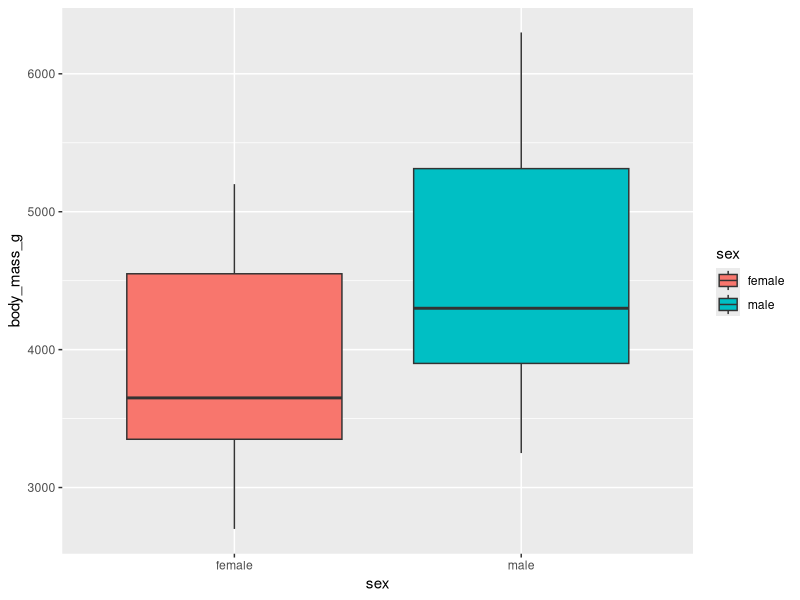
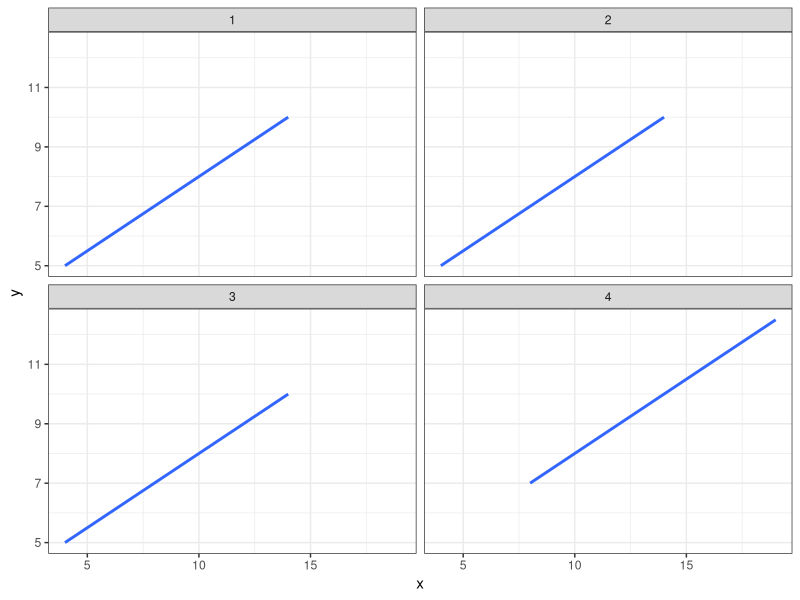
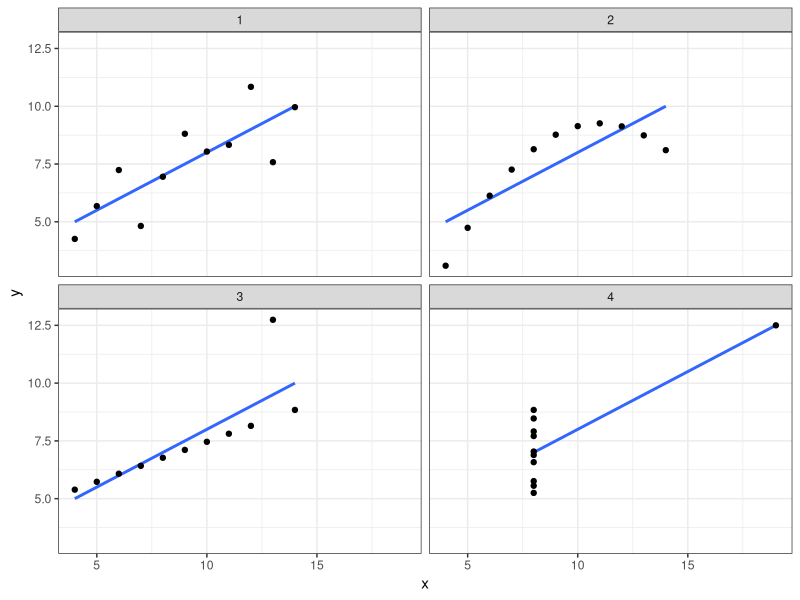
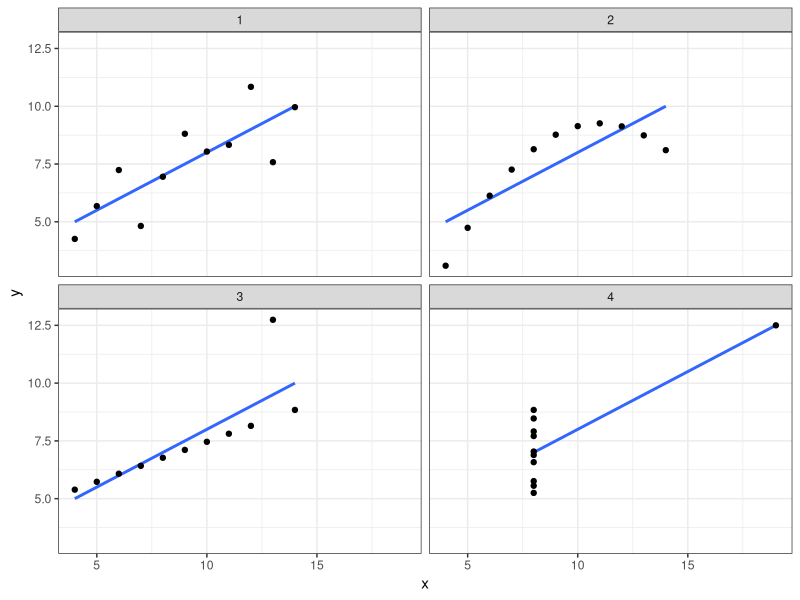
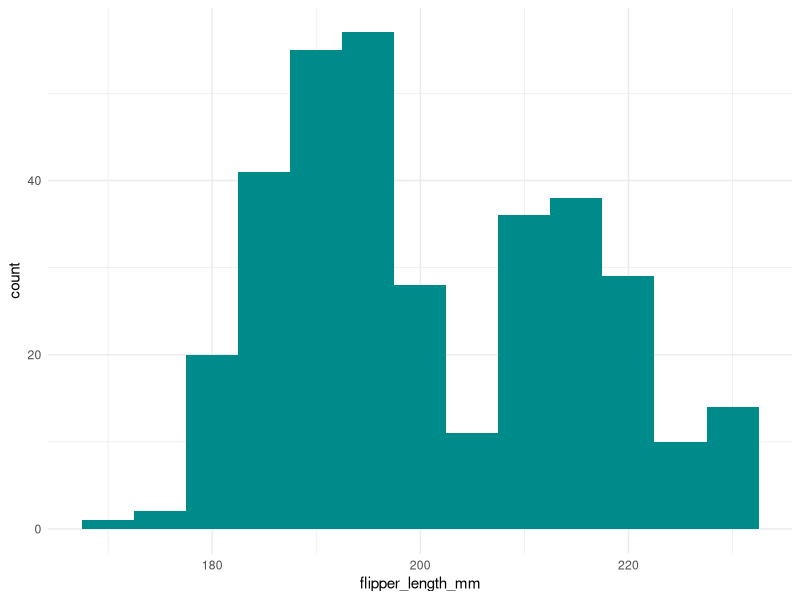
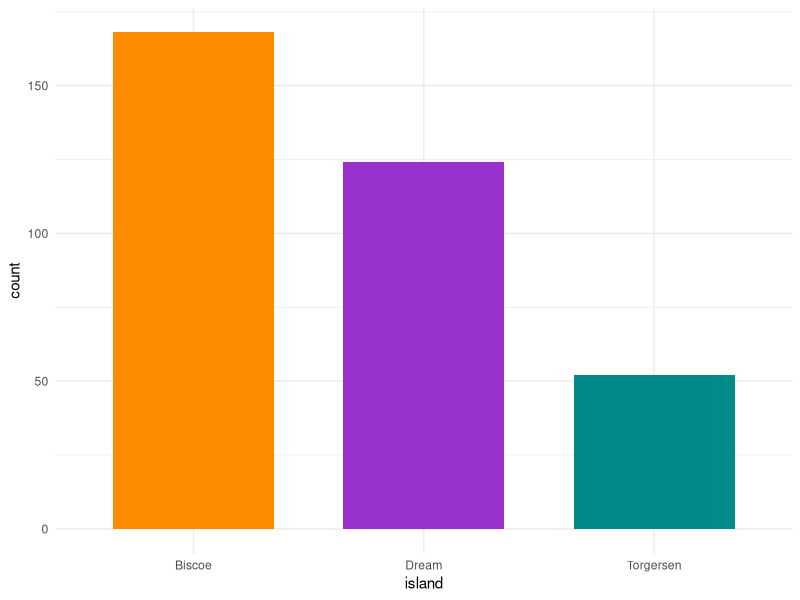
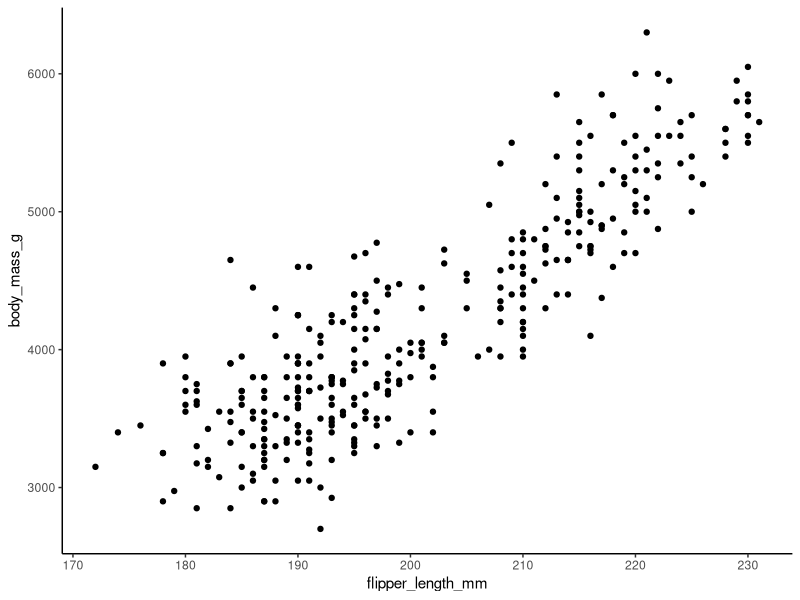
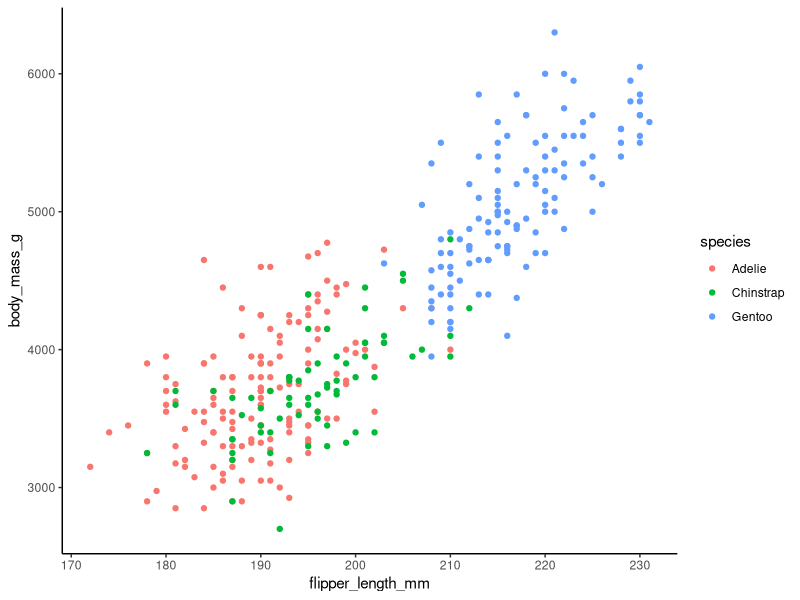

Reproduce these figures in R, in order.
## ---- chunk 1
#| include: false

library(tidyverse)
library(palmerpenguins)

## ---- chunk 2
#| include: false

penguins <- penguins

penguins <- penguins %>% 
  mutate(size = ifelse(body_mass_g < 3550, "x-small", 
                       ifelse(body_mass_g <4050, "small", 
                              ifelse(body_mass_g <4750, "medium", 
                                     "large"))))
## ---- chunk 3
head(penguins, 4)
## ---- chunk 4
#| include : false

student <- c("A", "B", "C", "D", "E")
assigned.group <- c(1, 1, 2, 3, 2)

groups <- data.frame(student, assigned.group)
## ---- chunk 5
head(groups)
## ---- chunk 6
penguins %>% 
  slice(1, 41, 201, 281, 321)%>% 
  select(species, year, sex, body_mass_g, size)%>% 
  head()

## ---- chunk 7
#| include: false
vec1 <- 1:5
vec2 <- c("A", "B", "C", "D")
## ---- chunk 8
vec1
vec2
## ---- chunk 9
str(vec1)
str(vec2)
typeof(vec1)
typeof(vec2)
## ---- chunk 10
vec1numeric <- as.numeric(vec1)
## ---- chunk 11
typeof(vec1)
vec3 <- vec1 + 1.5
typeof(vec3)
## ---- chunk 12
vec1char <- as.character(vec1)
str(vec1char)
## ---- chunk 13
vec1factor <- as.factor(vec1)
str(vec1factor)
## ---- chunk 14
median(penguins$bill_length_mm, na.rm = TRUE)
median(c(penguins$bill_length_mm, 105), na.rm = TRUE)
mean(penguins$bill_length_mm, na.rm = TRUE)
mean(c(penguins$bill_length_mm, 105), na.rm = TRUE)
## ---- chunk 15
table(penguins$species)
proportions(table(penguins$species))
## ---- chunk 16
summary(penguins$body_mass_g[penguins$sex == "female"])
summary(penguins$body_mass_g[penguins$sex == "male"])
## ---- chunk 17
ggplot(subset(penguins, sex %in% c("male", "female")), aes(x = sex, y = body_mass_g, fill = sex))+
  geom_boxplot()
## ---- chunk 18
#| include: false
anscombe <- anscombe

a1 <- anscombe %>%
  pivot_longer(x1:x4, names_to = "set", values_to = "x")%>%
  select(set, x)%>%
  mutate(set = str_extract(set, pattern = "[1-9]"))%>%
  arrange(set)

a2 <- anscombe %>%
  pivot_longer(y1:y4, names_to = "set", values_to = "y")%>%
  select(set, y)%>%
  mutate(set = str_extract(set, pattern = "[1-9]"))%>%
  arrange(set)

anscombe_long <- cbind(a1, a2)

anscombe_long <- anscombe_long[,-3]
## ---- chunk 19
ggplot(anscombe_long, aes(x = x, y = y))+
  geom_smooth(method = "lm",  se = FALSE)+
  facet_wrap(set~.)+ theme_bw()
## ---- chunk 20
ggplot(anscombe_long, aes(x = x, y = y))+
  geom_smooth(method = "lm", se = FALSE)+  geom_point()+
  facet_wrap(set~.)+theme_bw()
## ---- chunk 21
ggplot(anscombe_long, aes(x = x, y = y))+
  geom_smooth(method = "lm", se = FALSE)+  geom_point()+
  facet_wrap(set~.)+theme_bw()
## ---- chunk 22
ggplot(penguins, aes(x = flipper_length_mm))+ 
  geom_histogram(binwidth = 5, fill = "cyan4")+
  theme_minimal()
  
## ---- chunk 23
ggplot(penguins, aes(x = island, fill = island))+ 
  geom_bar(width = 0.7)+
  theme_minimal()+
  scale_fill_manual(values = c("darkorange","darkorchid","cyan4"), 
                    guide = "none")
  
## ---- chunk 24
ggplot(data = penguins, aes(x = flipper_length_mm, y = body_mass_g)) +
  geom_point()+
  theme_classic()
## ---- chunk 25
ggplot(data = penguins, aes(x = flipper_length_mm, y = body_mass_g)) +
  geom_point(aes(col = species))+
  theme_classic()
## ---- chunk 26
ggplot(data = penguins, aes(x = species, y = body_mass_g)) +
  geom_boxplot(aes(fill = species))+
  theme_classic()
## ---- chunk 27
ggplot(data = penguins, aes(x = species, y = body_mass_g)) +
  geom_violin(aes(fill = species))+
  geom_boxplot(width = 0.3, alpha = 0.7)+
  theme_classic()
## ---- chunk 28
ggplot(data = penguins, mapping = aes(x = body_mass_g, y = bill_length_mm, color = species))+
  geom_point()+
  geom_smooth(method = "lm")
## ---- chunk 29
p <- ggplot(data = penguins, mapping = aes(x = body_mass_g, y = bill_length_mm, color = species))
p
## ---- chunk 30
p <- ggplot(data = penguins, mapping = aes(x = body_mass_g, y = bill_length_mm, color = species))
p + geom_point()
## ---- chunk 31
p2 <- ggplot(data = penguins, mapping = aes(x = body_mass_g, y = bill_length_mm))
p2 + geom_point(aes(color = species))+ geom_smooth(method = "lm")
